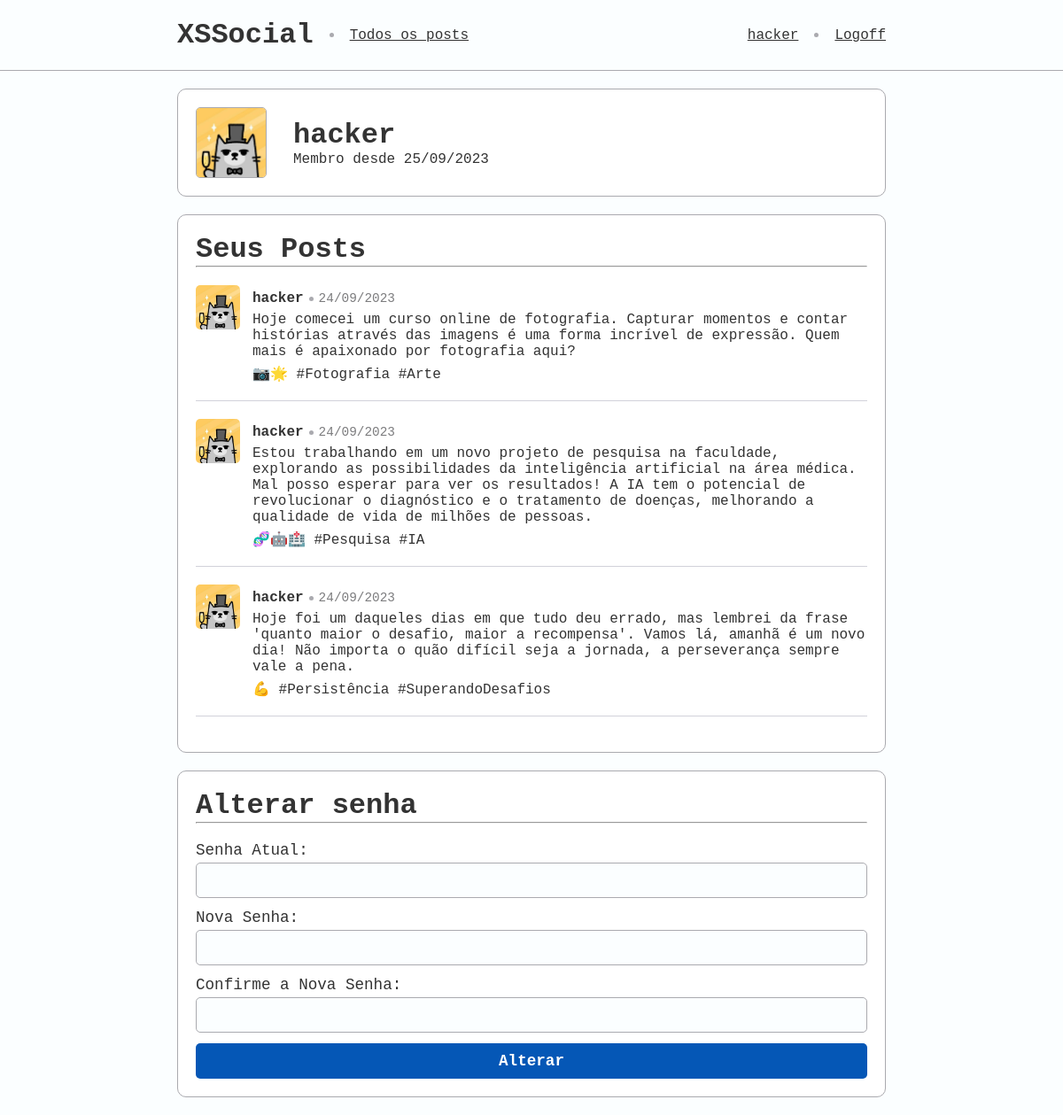
/ (signed in), run on the app's committed database.
### tables this page shows
CREATE TABLE usuarios (
	id INT PRIMARY KEY AUTO_INCREMENT,
    username VARCHAR(20) NOT NULL,
    senha VARCHAR(40) NOT NULL,
    foto VARCHAR(50) NOT NULL,
    criado TIMESTAMP DEFAULT CURRENT_TIMESTAMP
);

CREATE TABLE posts (
	id INT PRIMARY KEY AUTO_INCREMENT,
    usuario INT NOT NULL,
    CONSTRAINT fk_usuario FOREIGN KEY (usuario)
    REFERENCES usuarios (id),
    conteudo VARCHAR(500),
    criado TIMESTAMP DEFAULT CURRENT_TIMESTAMP
);

### src/index.php (the view, shortened to what this page needs)
<?php
$id_usuario = $_SESSION['id'];
$mysqli = new mysqli("localhost", "root", "", "xss_server");
$result = $mysqli->query("SELECT username, foto, criado FROM usuarios WHERE id = {$id_usuario};");
$row = $result->fetch_row();
$username = $row[0];
$foto = "/imgs/" . $row[1];
$criado = new DateTime($row[2]);
$posts = array();
$result = $mysqli->query("SELECT posts.id, usuarios.username, usuarios.foto, posts.conteudo, posts.criado FROM posts
                          INNER JOIN usuarios ON usuarios.id = posts.usuario
                          WHERE posts.usuario = {$id_usuario}
                          ORDER BY posts.criado DESC;");
while ($row = $result->fetch_row()) {
    $post = array(
        "id"        => $row[0],
        "username"  => $row[1],
        "foto"      => $row[2],
        "conteudo"  => explode("\n", $row[3]),
        "criado"    => new DateTime($row[4])
    );
    array_push($posts, $post);
}
?>
<!DOCTYPE html>
<html lang="pt-br">
<head>
    <link rel="stylesheet" href="/styles/geral.css">
    <link rel="stylesheet" href="/styles/perfil.css">
    <link rel="stylesheet" href="/styles/form.css">
    <link rel="stylesheet" href="/styles/posts.css">
</head>
<body>
    <nav>
        <div class="content">
            <div class="content_container">
                <h1>XSSocial</h1>
                <span class="divisor"></span>
                <a href="/posts.php">Todos os posts</a>
            </div>
            <div class="content_container">
                <?php echo "<a href=\"/\">{$username}</a>"; ?>
                <span class="divisor"></span>
                <a href="/logoff.php">Logoff</a>
            </div>
        </div>
    </nav>
    <main>
        <div class="content">
            <div class="container">
                <div class="perfil">
                    <div class="imagem">
                        <?php echo "<img src=\"{$foto}\" alt=\"{$username}\">"; ?>
                    </div>
                    <div class="username">
                        <?php echo "<h1>{$username}</h1>"; ?>
                        <?php echo "<span>Membro desde {$criado->format("d/m/Y")}</span>"; ?>
                    </div>
                </div>
            </div>
            <div class="container">
                <div class="titulo">
                    <h1>Seus Posts</h1>
                    <hr>
                </div>
                <div class="posts">
                    <?php
                    foreach ($posts as $post) {
                    echo "<div class=\"post\">
                        <div class=\"post-imagem\">
                            <img src=\"/imgs/{$post["foto"]}\" alt=\"{$post["username"]}\">
                        </div>
                        <div class=\"post-conteudo\">
                            <div class=\"post-usuario\">
                                <span class=\"post-username\">{$post["username"]}</span>
                                <span class=\"divisor\"></span>
                                <span class=\"post-criado\">{$post["criado"]->format("d/m/Y")}</span>
                            </div>
                            <div class=\"post-texto\">";
                    foreach($post["conteudo"] as $p) {
                        echo "<p class=\"post-paragrafo\">{$p}</p>";
                    }
                    echo "</div>
                        </div>
                    </div>";
                    }
                    ?>
                </div>
            </div>
            <div class="container">
                <div class="titulo">
                    <h1>Alterar senha</h1>
                    <hr>
                </div>
                <form action="/muda_senha.php">
                    <div class="form-input">
                        <label for="senha_atual">Senha Atual:</label>
                        <input type="password" id="senha_atual" name="senha_atual" size="20">
                    </div>
                    <div class="form-input">
                        <label for="nova_senha">Nova Senha:</label>
                        <input type="password" id="nova_senha" name="nova_senha" size="20">
                    </div>
                    <div class="form-input">
                        <label for="nova_senha_confirma">Confirme a Nova Senha:</label>
                        <input type="password" id="nova_senha_confirma" name="nova_senha_confirma" size="20">
                    </div>
                    <button type="Submit">Alterar</button>
                </form>
            </div>
        </div>
    </main>
</body>
</html>

### src/styles/geral.css (style rules this page uses)
* { margin: 0; padding: 0; box-sizing: border-box; }
body, input, button, textarea { font-family: 'Courier New', Courier, monospace; background-color: #fbfeff; color: #333; }
.content { max-width: 800px; margin: 0 auto; }
nav { height: 80px; border-bottom: 1px solid #AAAAAF; margin-bottom: 20px; }
nav .content { height: 100%; display: flex; align-items: center; justify-content: space-between; }
nav h1 { font-size: 2rem; }
nav .content_container { display: flex; align-items: center; gap: 12px; }
nav .content_container a { color: #333; text-decoration: underline; }
.container { width: 100%; padding: 20px; margin-bottom: 20px; border: 1px solid #AAAAAF; border-radius: 10px; background-color: #fff; }
.titulo { margin-bottom: 20px; }
.titulo hr { margin-top: 1px solid #AAAAAF; }
.divisor { display: block; width: 5px; height: 5px; background-color: #AAAAAF; border-radius: 3px; margin: 0 6px; }

### src/styles/perfil.css (style rules this page uses)
main .perfil { display: flex; align-items: center; }
main .perfil .imagem { width: 80px; height: 80px; margin-right: 30px; }
main .perfil .imagem img { width: 80px; height: 80px; border: 1px solid #AAAAAF; border-radius: 5px; }

### src/styles/form.css (style rules this page uses)
.form-input { width: 100%; margin-bottom: 12px; }
.form-input label { display: block; margin-bottom: 4px; font-size: 1.1rem; }
.form-input input { width: 100%; height: 40px; padding: 0 8px; border: 1px solid #AAAAAF; border-radius: 5px; font-size: 1rem; }
form button { width: 100%; height: 40px; background-color: #0557b6; border: none; border-radius: 5px; color: #fff; font-size: 1.1rem; font-weight: bold; }

### src/styles/posts.css (style rules this page uses)
.post { width: 100%; margin-bottom: 20px; padding-bottom: 14px; border-bottom: 1px solid #d2d2da; display: grid; grid-template-columns: 64px 1fr; }
.post-imagem img { width: 50px; height: 50px; border-radius: 5px; }
.post-usuario { display: flex; align-items: center; padding: 6px 0; }
.post-username { font-size: 1rem; font-weight: bold; }
.post-criado { font-size: .9rem; color: #7c7c7e; }
.post-texto .post-paragrafo { font-size: 1rem; margin-bottom: 6px; }

### data on the page
usuarios: username "hacker", foto (picture), criado "25/09/2023"
posts: usuario.foto (picture), usuario.username "hacker", format "24/09/2023", p "Hoje comecei um curso online de fotografia. Capturar momentos e contar histórias através das imagens é uma forma incrível de expressão. Quem mais é apaixonado por fotografia aqui?", p "📷🌟 #Fotografia #Arte"
posts: usuario.foto (picture), usuario.username "hacker", format "24/09/2023", p "Estou trabalhando em um novo projeto de pesquisa na faculdade, explorando as possibilidades da inteligência artificial na área médica. Mal posso esperar para ver os resultados! A IA tem o potencial de revolucionar o diagnóstico e o tratamento de doenças, melhorando a qualidade de vida de milhões de pessoas.", p "🧬🤖🏥 #Pesquisa #IA"
posts: usuario.foto (picture), usuario.username "hacker", format "24/09/2023", p "Hoje foi um daqueles dias em que tudo deu errado, mas lembrei da frase 'quanto maior o desafio, maior a recompensa'. Vamos lá, amanhã é um novo dia! Não importa o quão difícil seja a jornada, a perseverança sempre vale a pena.", p "💪 #Persistência #SuperandoDesafios"
